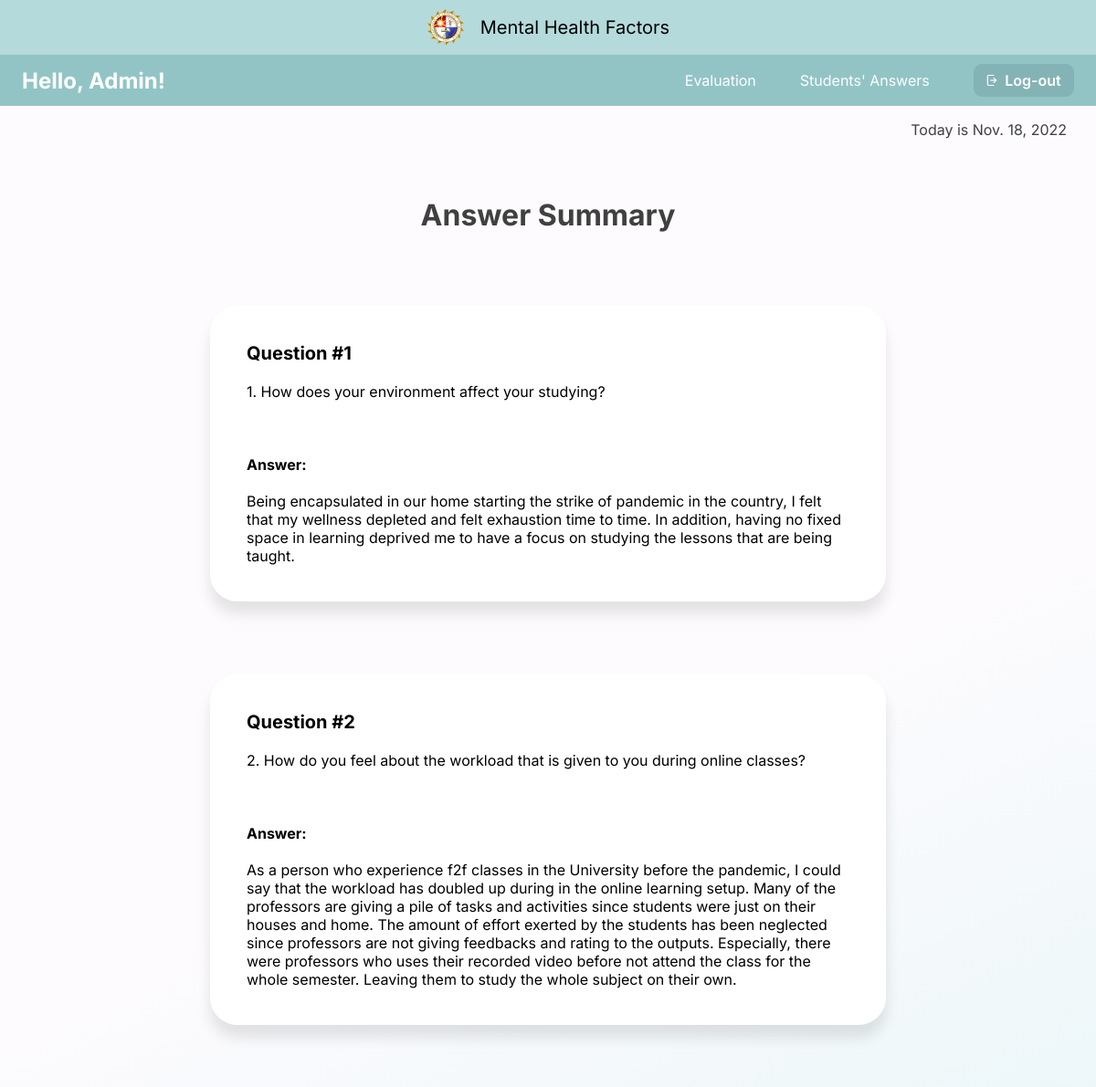
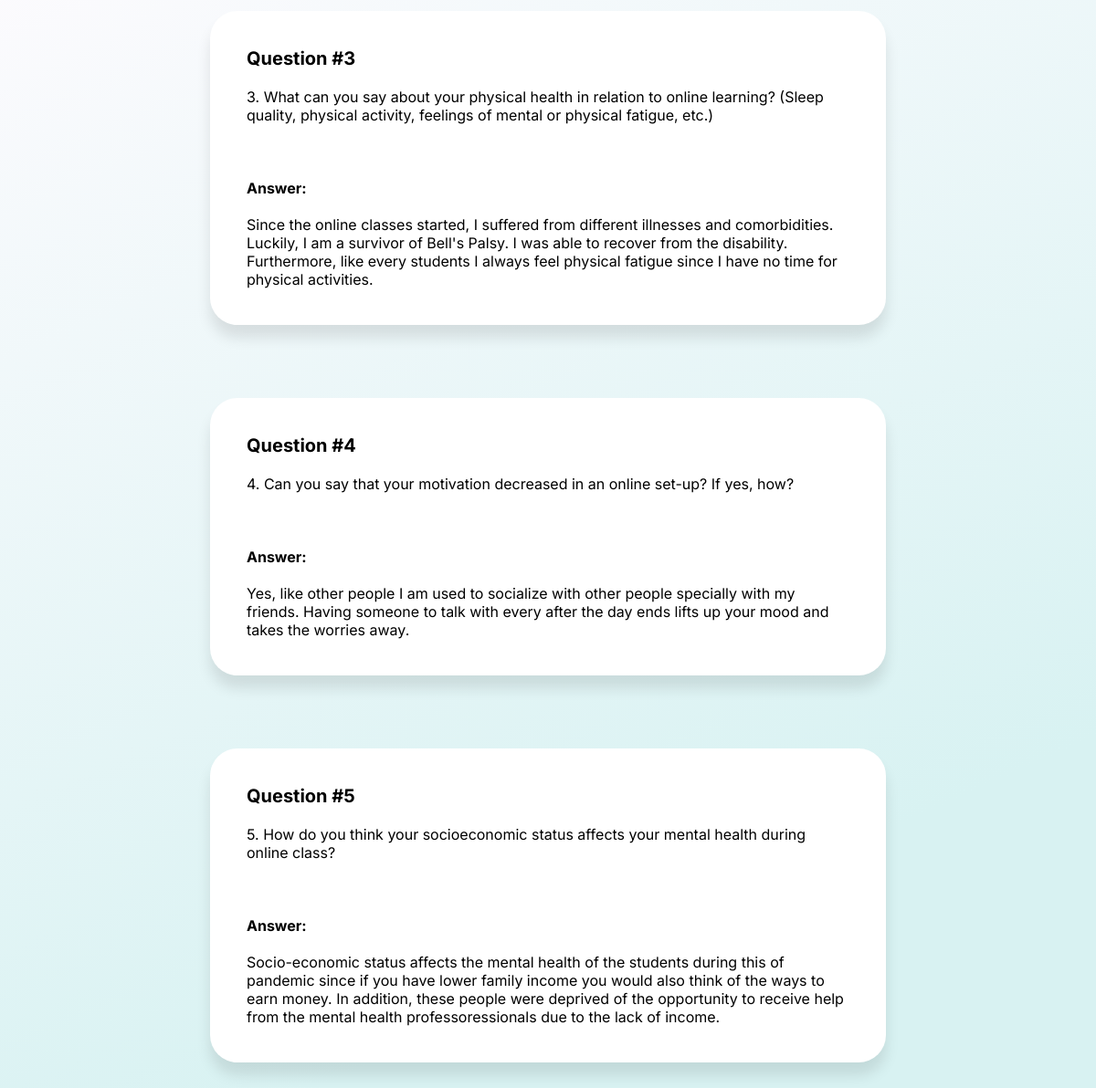
Page /student_answer/26 on the committed database (2 pictures, top to bottom).
### capswebsite/models.py (models this page shows, shortened)
class Answers(models.Model):
    email_error_message = 'Email must be: @plm.edu.ph'
    email_regex = RegexValidator(
    regex=r'^[A-Za-z0-9._%+-]+@plm.edu.ph$',
    message=email_error_message
    )
    ID_error_message = 'Faculty ID must be entered in format: 20XXXXXXX'
    ID_regex = RegexValidator(
        regex=r'^20\d{7}$',
        message=ID_error_message
    )
    Year_CHOICES = (
        ('1', '1'),
        ('2', '2'),
        ('3', '3'),
        ('4', '4'),
        ('5', '5'),
        ('6', '6'),
    )
    email = models.EmailField(verbose_name="Email",max_length=60,validators=[email_regex],blank=True)
    firstName = models.CharField(max_length=100, verbose_name='First Name', null=True,blank=True)
    lastName = models.CharField(max_length=100, verbose_name='Last Name', null=True,blank=True)
    numberID = models.CharField(max_length=100,validators=[ID_regex], verbose_name='Number ID', null=True,blank=True)
    college= models.ForeignKey(College, verbose_name='College',null=True,blank=True,on_delete=models.CASCADE)
    course= models.ForeignKey(Course, verbose_name='Course',null=True,blank=True,on_delete=models.CASCADE)
    year = models.CharField(max_length=10, choices=Year_CHOICES, verbose_name='Year', null=True,blank=True)
    block = models.CharField(max_length=10, verbose_name='Block', null=True,blank=True)
    question1 = models.CharField(max_length=1000, verbose_name="question1",null=True, blank =True)
    question2 = models.CharField(max_length=1000, verbose_name="question2",null=True, blank =True)
    question3 = models.CharField(max_length=1000, verbose_name="question3",null=True, blank =True)
    question4 = models.CharField(max_length=1000, verbose_name="question4",null=True, blank =True)
    question5 = models.CharField(max_length=1000, verbose_name="question5",null=True, blank =True)

### capswebsite/views.py (the view)
# urls.py: re_path(r'^student_answer/(?P<pk>[a-zA-Z0-9]+$)', views.student_answer, name='student_answer'),
def student_answer(request, pk):
    context={}
    date2day = date.today() #datetime = date + time
    answers = Answers.objects.filter(id=pk)
    context = {'answers':answers}
    context['date2day'] = date2day
    return render(request, 'admin/student_answer.html',context)

### capswebsite/templates/admin/student_answer.html (shortened to what this page needs)
{% load static %}
{% include 'admin/admin_navbar.html' %}
{% block content %}
<p class="date-time">Today is {{date2day}}</p>
<div class="title">Answer Summary</div>
        {% for ans in answers %}
        <div class="qna">
            <span>Question #1</span>
            <br><br>
            1. How does your environment affect your studying?
            <br><br><br><br>
            <label for="answer"><b>Answer:</b></label>
            <br><br>
            {{ans.question1}}
        </div>
        <div class="qna">
            <span>Question #2</span>
            <br><br>
            2. How do you feel about the workload that is given to you during online classes?
            <br><br><br><br>
            <label for="answer"><b>Answer:</b></label>
            <br><br>
            {{ans.question2}}
        </div>
        <div class="qna">
            <span>Question #3</span>
            <br><br>
            3. What can you say about your physical health in relation to online learning? (Sleep quality, physical activity, feelings of mental or physical fatigue, etc.)
            <br><br><br><br>
            <label for="answer"><b>Answer:</b></label>
            <br><br>
            {{ans.question3}}
        </div>
        <div class="qna">
            <span>Question #4</span>
            <br><br>
            4. Can you say that your motivation decreased in an online set-up? If yes, how?
            <br><br><br><br>
            <label for="answer"><b>Answer:</b></label>
            <br><br>
            {{ans.question4}}
        </div>
        <div class="qna">
            <span>Question #5</span>
            <br><br>
            5. How do you think your socioeconomic status affects your mental health during online class?
            <br><br><br><br>
            <label for="answer"><b>Answer:</b></label>
            <br><br>
            {{ans.question5}}
        </div>
{%endfor%}
{% endblock %}

### capswebsite/static/css/admin_navbar.css (style rules this page uses)
body { margin:0px; width: 100%; height: 100%; }

### capswebsite/templates/admin/student_answer.html (style rules this page uses)
body { margin: 0px; min-height: 100vh; background: linear-gradient(155.57deg, #FDFBFE 36.97%, #D8F2F2 83.32%); background-repeat: no-repeat; }
.date-time { font-family: 'Inter'; font-style: normal; font-weight: 400; font-size: 1em; color: #404040; text-align: right; margin-right: 2em; }
.title { font-family: 'Inter'; font-style: normal; font-weight: 700; font-size: 2em; text-align: center; margin-top: 2em; color: #404040; }
.qna { display: block; min-width: 100px; max-width: 55%; height: auto; padding: 40px; margin: 80px auto; background: #FFFFFF; box-shadow: 0px 14px 15px rgba(0, 0, 0, 0.1); border-radius: 30px; font-family: 'Inter'; font-style: normal; font-weight: 400; font-size: 16px; }
.qna span { font-family:'Inter'; font-size: 20px; font-weight: 700; }

### rows in the picture
Answers: question1 "Being encapsulated in our home starting the strike of pandemic in the country, I felt that my wellness depleted and felt exhaustion time to time. In addition, having no fixed space in learning deprived me to have a focus on studying the lessons that are being taught.", question2 "As a person who experience f2f classes in the University before the pandemic, I could say that the workload has doubled up during in the online learning setup. Many of the professors are giving a pile of tasks and activities since students were just on their houses and home. The amount of effort exerted by the students has been neglected since professors are not giving feedbacks and rating to the outputs. Especially, there were professors who uses their recorded video before not attend the class for the whole semester. Leaving them to study the whole subject on their own.", question3 "Since the online classes started, I suffered from different illnesses and comorbidities. Luckily, I am a survivor of Bell's Palsy. I was able to recover from the disability. Furthermore, like every students I always feel physical fatigue since I have no time for physical activities.", question4 "Yes, like other people I am used to socialize with other people specially with my friends. Having someone to talk with every after the day ends lifts up your mood and takes the worries away.", question5 "Socio-economic status affects the mental health of the students during this of pandemic since if you have lower family income you would also think of the ways to earn money. In addition, these people were deprived of the opportunity to receive help from the mental health professoressionals due to the lack of income."
